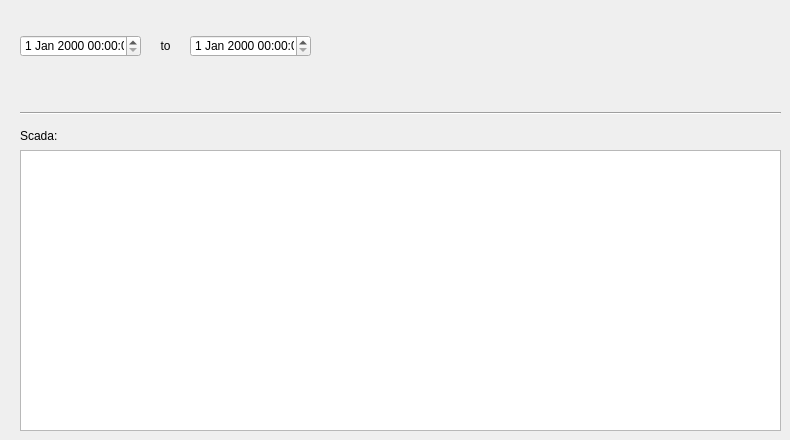
   <widget class="QWidget" name="tab_23">
    <attribute name="title">
     <string>Scada</string>
    </attribute>
    <widget class="QDateTimeEdit" name="dateTimeEdit_33">
     <property name="geometry">
      <rect>
       <x>20</x>
       <y>35</y>
       <width>121</width>
       <height>22</height>
      </rect>
     </property>
    </widget>
    <widget class="QDateTimeEdit" name="dateTimeEdit_34">
     <property name="geometry">
      <rect>
       <x>190</x>
       <y>35</y>
       <width>121</width>
       <height>22</height>
      </rect>
     </property>
    </widget>
    <widget class="QLabel" name="label_scada">
     <property name="geometry">
      <rect>
       <x>20</x>
       <y>125</y>
       <width>90</width>
       <height>22</height>
      </rect>
     </property>
     <property name="font">
      <font>
       <pointsize>9</pointsize>
      </font>
     </property>
     <property name="frameShape">
      <enum>QFrame::NoFrame</enum>
     </property>
     <property name="frameShadow">
      <enum>QFrame::Plain</enum>
     </property>
     <property name="text">
      <string>Scada:</string>
     </property>
     <property name="textFormat">
      <enum>Qt::AutoText</enum>
     </property>
     <property name="scaledContents">
      <bool>false</bool>
     </property>
     <property name="alignment">
      <set>Qt::AlignLeading|Qt::AlignLeft|Qt::AlignVCenter</set>
     </property>
     <property name="margin">
      <number>3</number>
     </property>
    </widget>
    <widget class="QTableWidget" name="tableWidget_21">
     <property name="geometry">
      <rect>
       <x>20</x>
       <y>150</y>
       <width>761</width>
       <height>281</height>
      </rect>
     </property>
    </widget>
    <widget class="QLabel" name="label_to_4">
     <property name="geometry">
      <rect>
       <x>150</x>
       <y>35</y>
       <width>31</width>
       <height>22</height>
      </rect>
     </property>
     <property name="font">
      <font>
       <pointsize>9</pointsize>
      </font>
     </property>
     <property name="frameShape">
      <enum>QFrame::NoFrame</enum>
     </property>
     <property name="frameShadow">
      <enum>QFrame::Raised</enum>
     </property>
     <property name="text">
      <string>to</string>
     </property>
     <property name="textFormat">
      <enum>Qt::AutoText</enum>
     </property>
     <property name="scaledContents">
      <bool>false</bool>
     </property>
     <property name="alignment">
      <set>Qt::AlignCenter</set>
     </property>
     <property name="margin">
      <number>3</number>
     </property>
    </widget>
    <widget class="Line" name="line_15">
     <property name="geometry">
      <rect>
       <x>20</x>
       <y>105</y>
       <width>761</width>
       <height>16</height>
      </rect>
     </property>
     <property name="orientation">
      <enum>Qt::Horizontal</enum>
     </property>
    </widget>
   </widget>
